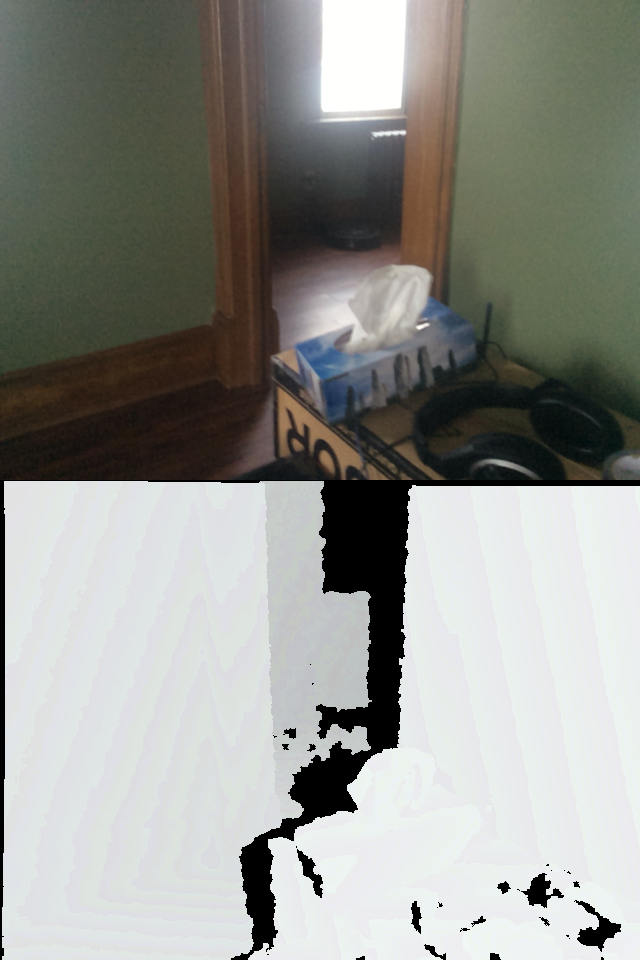
#> input picture testing/IMG_0793.PNG, 640 x 960 px, given in place of orient - 1.PNG, which was not available
$ jupyter execute --allow-errors decode.ipynb   (shell and % lines are left out)   (text cells are left out)
#> lines starting #> are read from the running program, lines starting #| are printed output that depends on the picture; pictures that were not available may be replaced by others from this repository, and a replacement may not be noted
[cell 1]
import os
import math
import numpy as np
import timeit
import sys
import matplotlib.pyplot as plt
from IPython.display import Image
from scipy import ndimage
from sklearn.preprocessing import Imputer

[cell 2]
sys.path.append(os.path.join(sys.path[0], '..'))
import improc

[cell 3]
test_path = "../captures/orient/orient - 1.PNG"
Image(filename=test_path)

[cell 4]
combined_image = ndimage.imread(test_path)
#> combined_image is the input picture: shape (960, 640, 4); mean R, G, B, A 146.6, 148, 142.6, 255
combined_image.shape
#> Out = (960, 640, 4)

[cell 5]
def split(image):
    """Take a color/depth image pair and split out the two parts."""
    split_height = image.shape[0] // 2
#> split_height = 480
    return image[:split_height], image[split_height:]
camera_image, depth_image = split(combined_image)
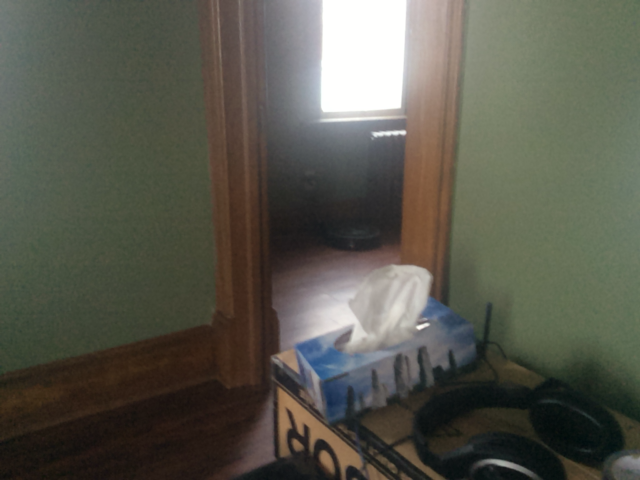
#> camera_image: shape (480, 640, 4); mean R, G, B, A 88.8, 88.5, 77.6, 255
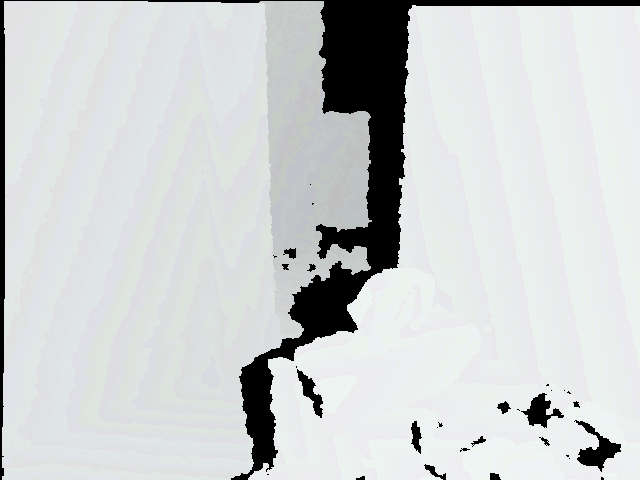
#> depth_image: shape (480, 640, 4); mean R, G, B, A 204.3, 207.6, 207.7, 255
print(camera_image.shape, depth_image.shape)
#| (480, 640, 4) (480, 640, 4)

[cell 6]
depth_image[0].shape
#> Out = (640, 4)

[cell 7]
def convert_to_depth(image):
    height = image.shape[0]
#> height = 480
    width = image.shape[1]
#> width = 640
    depths = np.zeros((height, width), dtype=np.float32)
    BYTE_MAX = 255
    CHANNEL_MAX = 8
    MAX_RED_VALUE = BYTE_MAX - CHANNEL_MAX
    CHANNELS_MAX = CHANNEL_MAX * CHANNEL_MAX
    INVALID = float('Nan')

    def byteToUnit(value):
        return ((2.0 * value) / BYTE_MAX) - 1

    to_decode = []
    decoded = []
    next_decode = None
    attitude = {
        "quaternion": [1, 0, 0, 0],
        "euler": [0, 0, 0],
        "matrix": [[1, 0, 0], [0, 1, 0], [0, 0, 1]]
    }
    for y in range(0, height):
        row = image[y]
        depth_row = depths[y]
        for x in range(0, width):
            pixel = row[x]
            red = pixel[0]
            if (x == 0 or x == 2) and y == 0 and red == BYTE_MAX:
                if x == 0:
                    to_decode = ["quaternion"]
                else:
                    to_decode = ["euler", 0, 1, 2]
                depth_row[x] = INVALID
                continue
            if to_decode:
                entry = to_decode.pop(0)
                if entry == "quaternion":
                    quaternion = attitude[entry]
                    for c in range(0, 3):
                        quaternion[c] = byteToUnit(pixel[c])
                elif entry == "euler":
                    euler = attitude[entry]
                    for c in range(0, len(euler)):
                        euler[c] = math.pi * byteToUnit(pixel[c])
                else:
                    matrix = attitude["matrix"]
                    matrix_row = matrix[entry]
                    for c in range(0, len(matrix_row)):
                        matrix_row[c] = byteToUnit(pixel[c])
                depth_row[x] = INVALID
                continue
            if red == 0:
                depth_row[x] = INVALID
                continue
            green = pixel[1] - red
            blue = pixel[2] - red
            depth_row[x] = (MAX_RED_VALUE - red)*CHANNELS_MAX + green*CHANNEL_MAX + blue
    return depths, attitude

[cell 8]
depths, attitude = convert_to_depth(depth_image)
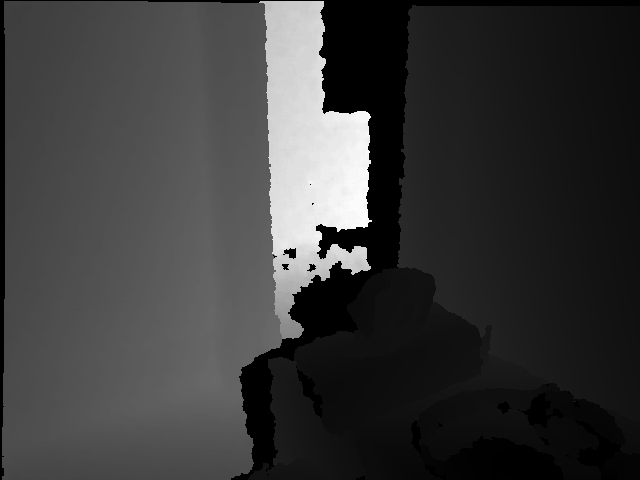
#> depths: shape (480, 640) float32; 9.65% of the values are NaN or infinite; the others: min 546, max 3796, mean 1365; drawn with min black, max white, NaN and infinite black
#> attitude = {'quaternion': [1, 0, 0, 0], 'euler': [0, 0, 0], 'matrix': [[1, 0, 0], [0, 1, 0], [0, 0, 1]]}

[cell 9]
depths.shape
#> Out = (480, 640)

[cell 10]
attitude
#> Out has the same summary as attitude

[cell 11]
a = np.array(attitude["quaternion"])
#> a = [1, 0, 0, 0]

[cell 12]
a2 = a * a
#> a2 = [1, 0, 0, 0]
a2
#> Out = [1, 0, 0, 0]

[cell 13]
a2sum = np.sum(a2[0:3])
#> a2sum = 1
a2sum
#> Out = 1

[cell 14]
w = np.sqrt(1 - a2sum)
#> w = 0
w
#> Out = 0

[cell 15]
a[3] = w

[cell 16]
np.sum(a * a)
#> Out = 1

[cell 17]
a
#> Out = [1, 0, 0, 0]

[cell 18]
depths[120][300:310]
#> Out = [3368, 3368, 3368, 3368, 3368, 3368, 3368, 3368, 3368, 3368]

[cell 19]
depths[0][0:20]

[cell 20]
timeit.timeit(
    "depths, attitude = convert_to_depth(depth_image)",
    number=10,
    setup="from __main__ import convert_to_depth, depth_image"
)

[cell 21]
def decode_depth(image):
    BYTE_MAX = 255
    CHANNEL_MAX = 8.0
    MAX_RED_VALUE = BYTE_MAX - CHANNEL_MAX
    CHANNELS_MAX = CHANNEL_MAX * CHANNEL_MAX

    def byteToUnit(value):
        return ((2.0 * value) / BYTE_MAX) - 1

    attitude = {
        "quaternion": [1, 0, 0, 0],
        "euler": [0, 0, 0],
        "matrix": [[1, 0, 0], [0, 1, 0], [0, 0, 1]]
    }
    leading_nans = 0

    if np.array_equal(image[0, 0], [BYTE_MAX, 0, 0, BYTE_MAX]):
        pixel = image[0, 1]
        orientation = attitude["quaternion"]
        for c in range(len(orientation)):
            orientation[c] = byteToUnit(pixel[c])
        leading_nans += 2

    if np.array_equal(image[0, 2], [BYTE_MAX, 0, 0, BYTE_MAX]):
        pixel = image[0, 3]
        orientation = attitude["euler"]
        for c in range(len(orientation)):
            orientation[c] = math.pi * byteToUnit(pixel[c])
        matrix = attitude["matrix"]
        for r in range(len(matrix)):
            pixel = image[0, 4 + r]
            row = matrix[r]
            for c in range(len(row)):
                row[c] = byteToUnit(pixel[c])
        leading_nans += 5

    red = image[:, :, 0]
    green = image[:, :, 1] - red
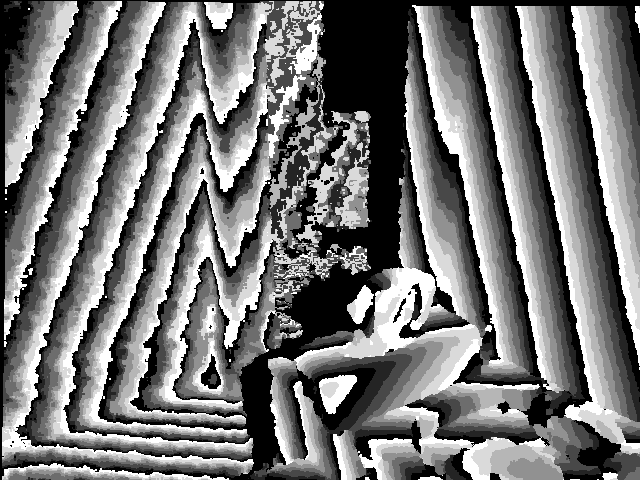
#> green: shape (480, 640); min 0, max 7, mean 3.23; drawn with min black and max white
    blue = image[:, :, 2] - red
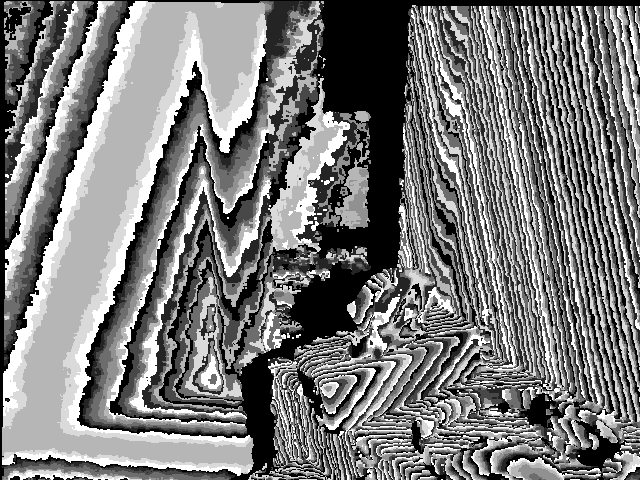
#> blue: shape (480, 640); min 0, max 7, mean 3.34; drawn with min black and max white

    depth = (MAX_RED_VALUE - red)*CHANNELS_MAX + green*CHANNEL_MAX + blue
    depth[np.where(red == 0)] = np.nan
    depth[0, :leading_nans] = np.nan
    return depth, attitude

[cell 22]
depths, attitude = decode_depth(depth_image)

[cell 23]
depths.shape
#> Out = (480, 640)

[cell 24]
depths[120][300:310]
#> Out = [3368, 3368, 3368, 3368, 3368, 3368, 3368, 3368, 3368, 3368]

[cell 25]
depths[0][0:20]

[cell 26]
attitude
#> Out has the same summary as attitude

[cell 27]
timeit.timeit(
    "depths, attitude = decode_depth(depth_image)",
    number=10,
    setup="from __main__ import decode_depth, depth_image"
)

[cell 28]
plt.imshow(depths)
#> (this line was passed over: IPython is not available in this run)

#> (a cell that did not finish here is left out)

#> (a cell that did not finish here is left out)

[cell 31]
depths[330,0]
#> Out = nan

#> (a cell that did not finish here is left out)

[cell 33]
reshaped = depths.copy().reshape(32, 15, 32, 20)
masked = np.ma.masked_array(reshaped, np.isnan(reshaped))
masked_means = np.mean(np.mean(masked, axis=3), axis=1)
means = masked_means.filled(np.nan)
plt.imshow(means)
#> (this line was passed over: IPython is not available in this run)

[cell 34]
expanded = np.repeat(means,20,axis=1).reshape(32,640)
expanded = np.repeat(expanded,15,axis=0).reshape(480,640)
#> expanded: shape (480, 640) float64
print(expanded.shape)
#| (480, 640)
plt.imshow(expanded)
#> (this line was passed over: IPython is not available in this run)

[cell 35]
ind = np.where(np.isnan(depths))
#> ind = 29648 positions, rows 0 to 479, columns 0 to 639
cleaned = depths.copy()
cleaned[ind] = expanded[ind]
#> cleaned: shape (480, 640) float64; 2.93% of the values are NaN or infinite; the others: min 546, max 3796, mean 1396

[cell 36]
plt.imshow(cleaned)
#> (this line was passed over: IPython is not available in this run)

[cell 37]
def mipmap_imputer(image, strategy=np.mean, scales=None):
    scales = scales if scales else [(5,5), (3,2), (2,2), (2,2), (2,2), (2,2), (2,2), (1,2)]
    mipmaps = []
    mipmap = image
    for y, x in scales:
        mipmap = mipmap.copy()
        size = mipmap.shape
        reshaped = mipmap.reshape(size[0] // y, y, size[1] // x, x)
        masked = np.ma.masked_array(reshaped, np.isnan(reshaped))
        mipmap = strategy(strategy(masked, axis=3), axis=1).filled(np.nan)
        mipmaps.append(mipmap)
#> this loop made 8 passes
#> after the loop, mipmaps = 8 items

    for index, mipmap in reversed(list(enumerate(mipmaps))):
        y, x = scales[index]
        expanded = mipmap
        if x > 1:
            x_size = expanded.shape[1] * x
            expanded = np.repeat(expanded, x, axis=1).reshape(expanded.shape[0], x_size)
        if y > 1:
            y_size = expanded.shape[0] * y
            expanded = np.repeat(expanded, y, axis=0).reshape(y_size, expanded.shape[1])
        target = mipmaps[index - 1] if index > 0 else image.copy()

        nans = np.where(np.isnan(target))
        target[nans] = expanded[nans]
#> this loop made 8 passes
#> (index, mipmap, y, x, expanded, x_size, nans) on pass 1: (7, [1445.2], 1, 2, [[1445.2, 1445.2]], 2, (empty array, empty array))
#> (index, y, x, expanded, x_size, y_size, nans) on pass 2: (6, 2, 2, [[1726.1, 1726.1, 1164.2, 1164.2]], 4, 2, (empty array, empty array))
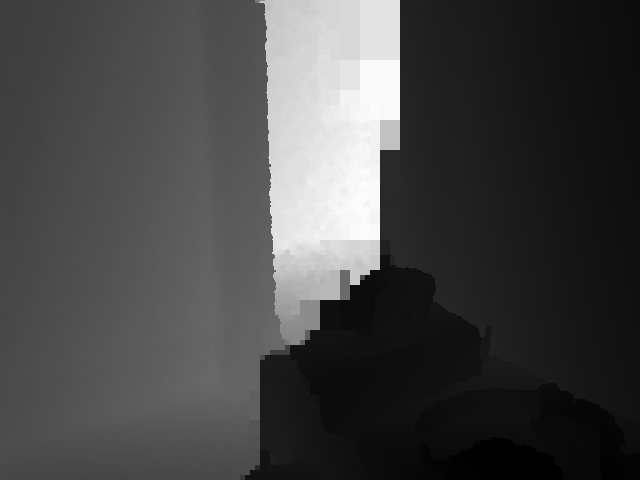
#> target: shape (480, 640) float64; min 546, max 3796, mean 1445.3; drawn with min black and max white
    return target

[cell 38]
cleaned = mipmap_imputer(depths)
plt.imshow(cleaned)
#> (this line was passed over: IPython is not available in this run)

[cell 39]
timeit.timeit(
    "cleaned = mipmap_imputer(depths)",
    number=10,
    setup="from __main__ import mipmap_imputer,depths"
)
#> the loop in mipmap_imputer (call 2), `for y, x in scales:` made 8 passes
#> the loop in mipmap_imputer (call 2), `for index, mipmap in reversed(list(enumerate(mipmaps))):` made 8 passes

[cell 40]
_, poor_depth = split(ndimage.imread("../testing/IMG_3410.PNG"))
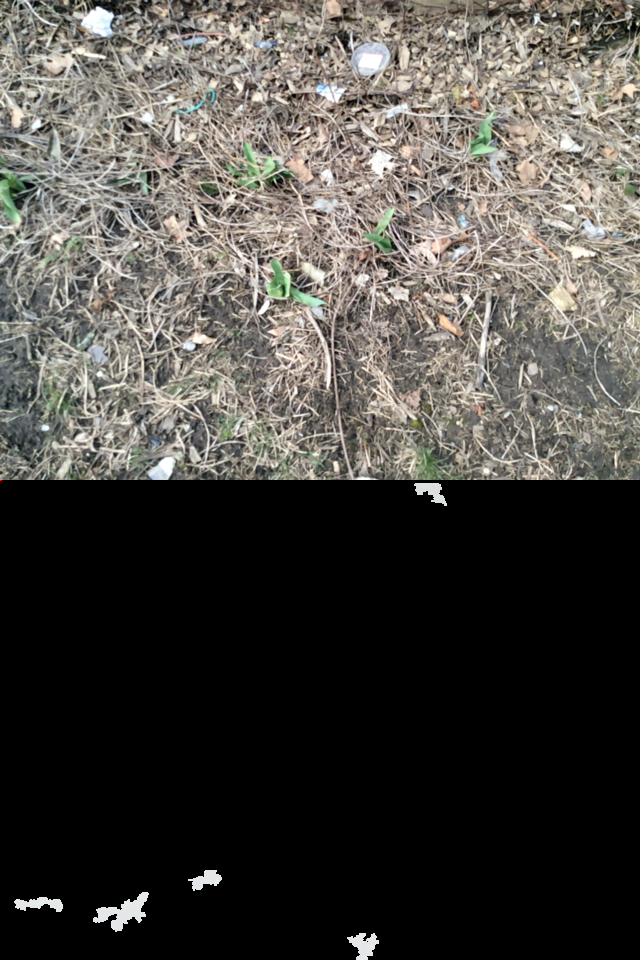
#> input picture testing/IMG_3410.PNG, 640 x 960 px
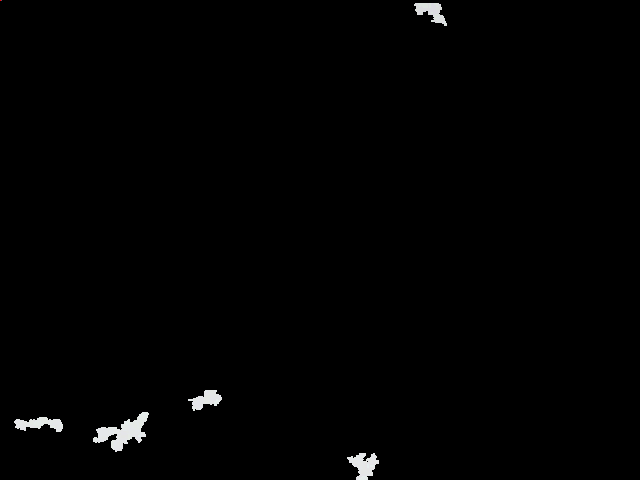
#> poor_depth: shape (480, 640, 4); mean of channels 0, 1, 2, 3 1.9, 2, 2, 255; drawn as R, G, B
poor_depths, _ = decode_depth(poor_depth)
#> in decode_depth (call 12), `pixel = image[0, 1]`: pixel = [114, 75, 106, 255]
#> after the loop in decode_depth (call 12), `for c in range(len(orientation)):`: orientation = [-0.106, -0.412, -0.169, 1]
#> in decode_depth (call 12), `depth = (MAX_RED_VALUE - red)*CHANNELS_MAX + green*CHANNEL_MAX + blue`:
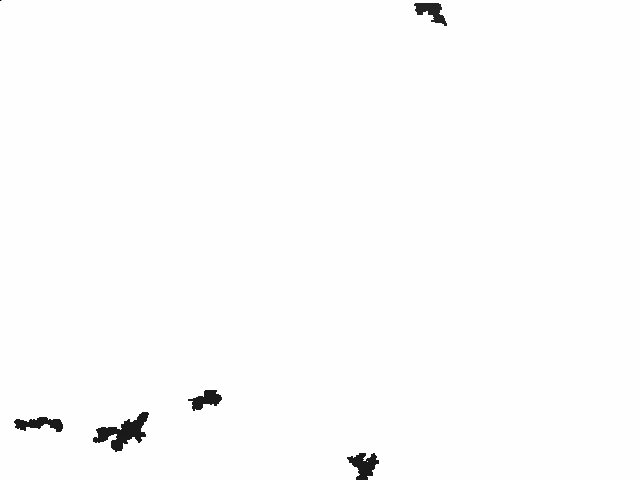
#> depth: shape (480, 640) float64; min -503, max 15808, mean 15684.5; drawn with min black and max white
plt.imshow(poor_depths)
#> (this line was passed over: IPython is not available in this run)

[cell 41]
plt.imshow(mipmap_imputer(poor_depths, strategy=np.max))
#> the loop in mipmap_imputer (call 12), `for y, x in scales:` made 8 passes
#> the loop in mipmap_imputer (call 12), `for index, mipmap in reversed(list(enumerate(mipmaps))):` made 8 passes
#> (index, mipmap, y, x, expanded, x_size, nans) on pass 1: (7, [1819], 1, 2, [[1819, 1819]], 2, (empty array, empty array))
#> (index, y, x, expanded, x_size, y_size) on pass 2: (6, 2, 2, [[1271, 1271, 1819, 1819], [1271, 1271, 1819, 1819]], 4, 2)
#> after the loop in mipmap_imputer (call 12), `for index, mipmap in reversed(list(enumerate(mipmaps))):`:
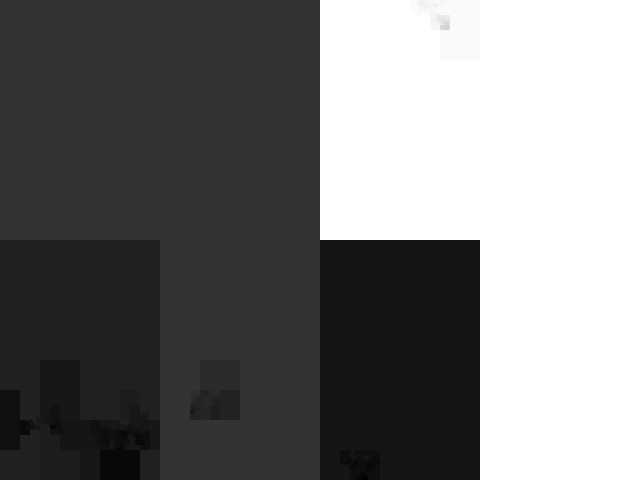
#> target: shape (480, 640) float64; min 1134, max 1819, mean 1459; drawn with min black and max white
#> (this line was passed over: IPython is not available in this run)
